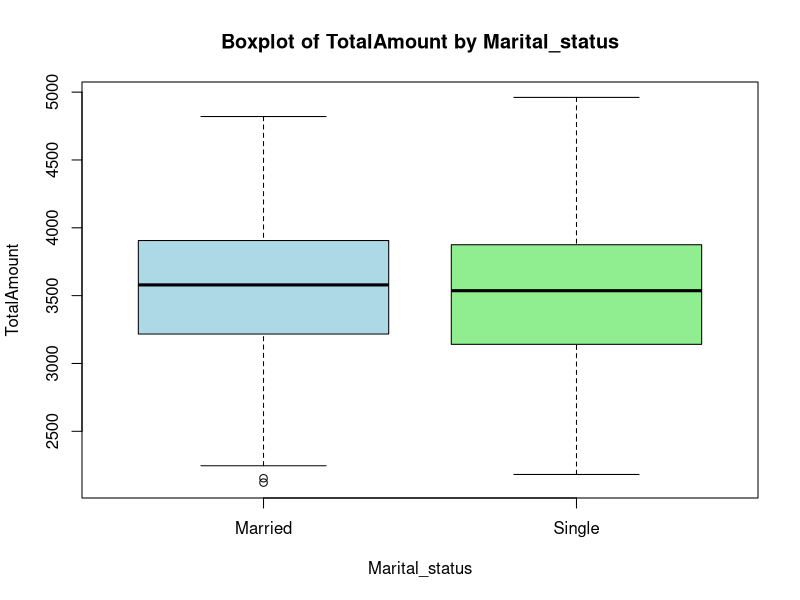
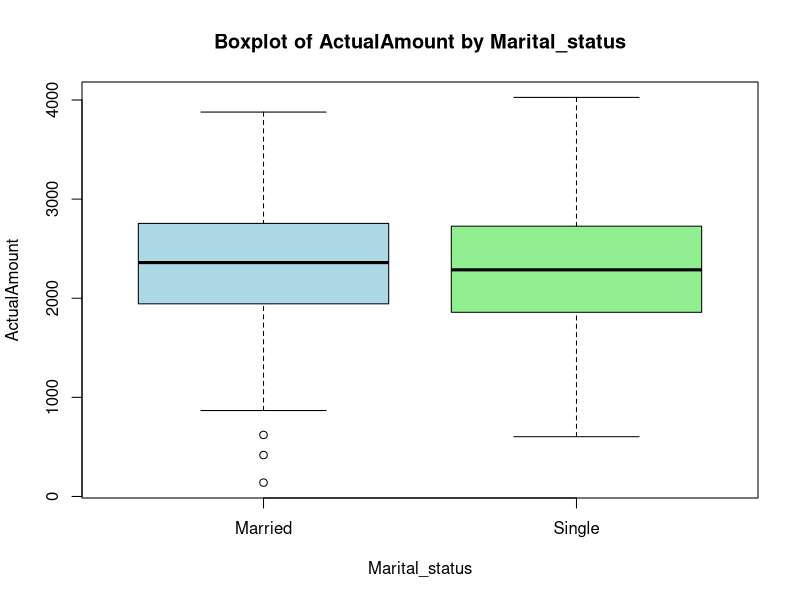
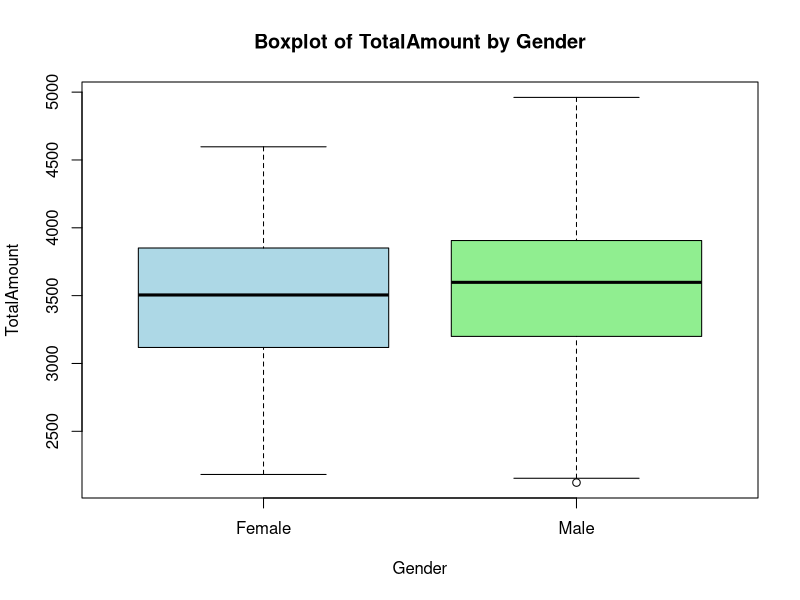
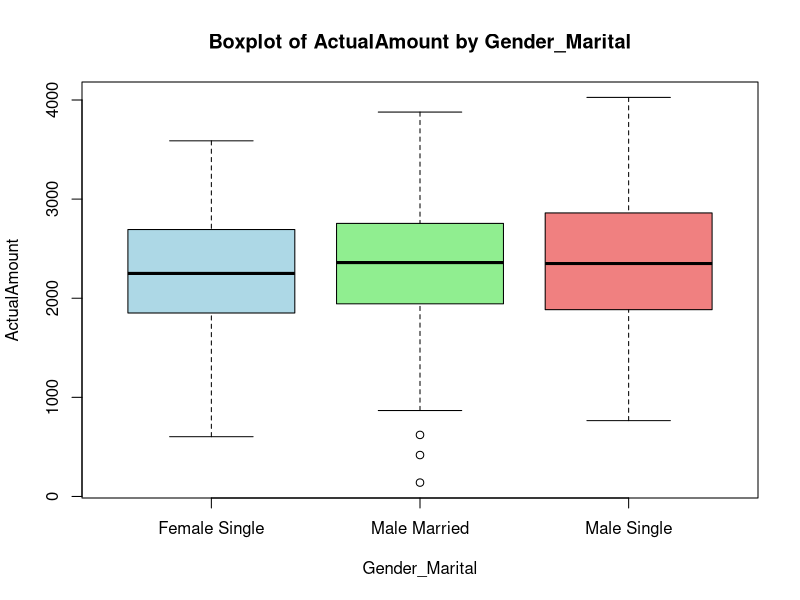
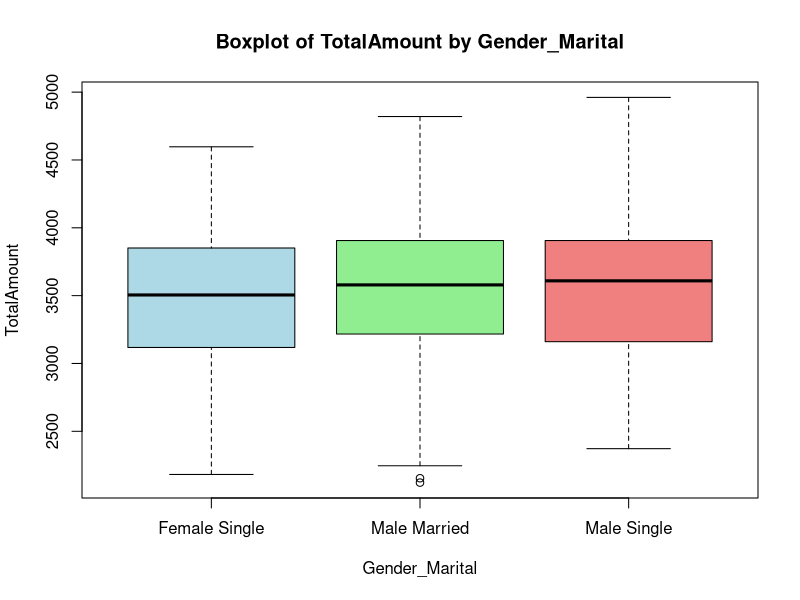
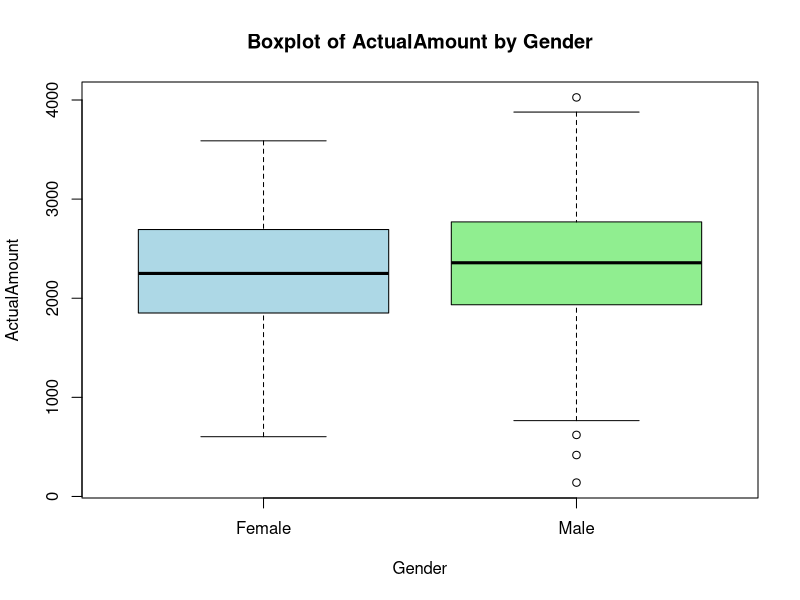

These charts were generated, in order, by the following R code:
## ---- chunk 1
# code chunk specifies whether the R code, warnings, and output 
# will be included in the output files.
if (!require("knitr")) {
   install.packages("knitr")
   library(knitr)
}
if (!require("tidyverse")) {
   install.packages("tidyverse")
library(tidyverse)
}
## 
knitr::opts_chunk$set(echo = TRUE,   # include code chunk in the output file
                      warning = FALSE,# sometimes, you code may produce warning messages,
                                      # you can choose to include the warning messages in
                                      # the output file. 
                      results = TRUE, # you can also decide whether to include the output
                                      # in the output file.
                      message = FALSE,
                      comment = NA
                      )  
## ---- chunk 2
# load CSV bank data
setwd("C:/Users/Junjie Mei/Desktop/WCU/2025Spring/STA552/Week2")
mpg <- read.csv("BankLoanDefaultDataset.csv")

# add 10 missing values to both Checking_amount and Saving_amount
library(tidyverse)
Checking.missing.id <- sample(1:1000, 10, replace = FALSE)
Saving.missing.id <- sample(1:1000, 10, replace = FALSE) 
mpg$Checking_amount[Checking.missing.id] <- NA
mpg$Saving_amount[Saving.missing.id] <- NA

#generate 3 feature variables
mpg <- mutate(mpg, TotalAmount = Saving_amount + Checking_amount )
mpg <- mutate(mpg, ActualAmount = Saving_amount + Checking_amount - Amount ) 
mpg <- mutate(mpg, Gender_Marital = paste(Gender, Marital_status, sep = " "))
## ---- chunk 3
boxplot(TotalAmount ~ Marital_status, data = mpg,
                 main = "Boxplot of TotalAmount by Marital_status",
                 xlab = "Marital_status",
                 ylab = "TotalAmount",
                 col = c("lightblue", "lightgreen", "lightcoral"))
				 
boxplot(ActualAmount ~ Marital_status, data = mpg,
         main = "Boxplot of ActualAmount by Marital_status",
         xlab = "Marital_status",
         ylab = "ActualAmount",
         col = c("lightblue", "lightgreen", "lightcoral"))
## ---- chunk 4
boxplot(TotalAmount ~ Gender, data = mpg,
        main = "Boxplot of TotalAmount by Gender",
        xlab = "Gender",
        ylab = "TotalAmount",
        col = c("lightblue", "lightgreen", "lightcoral"))
				 
boxplot(ActualAmount ~ Gender_Marital, data = mpg,
        main = "Boxplot of ActualAmount by Gender_Marital",
        xlab = "Gender_Marital",
        ylab = "ActualAmount",
        col = c("lightblue", "lightgreen", "lightcoral"))	
## ---- chunk 5
boxplot(TotalAmount ~ Gender_Marital, data = mpg,
        main = "Boxplot of TotalAmount by Gender_Marital",
        xlab = "Gender_Marital",
        ylab = "TotalAmount",
        col = c("lightblue", "lightgreen", "lightcoral"))
				 
boxplot(ActualAmount ~ Gender, data = mpg,
        main = "Boxplot of ActualAmount by Gender",
        xlab = "Gender",
        ylab = "ActualAmount",
        col = c("lightblue", "lightgreen", "lightcoral"))	
